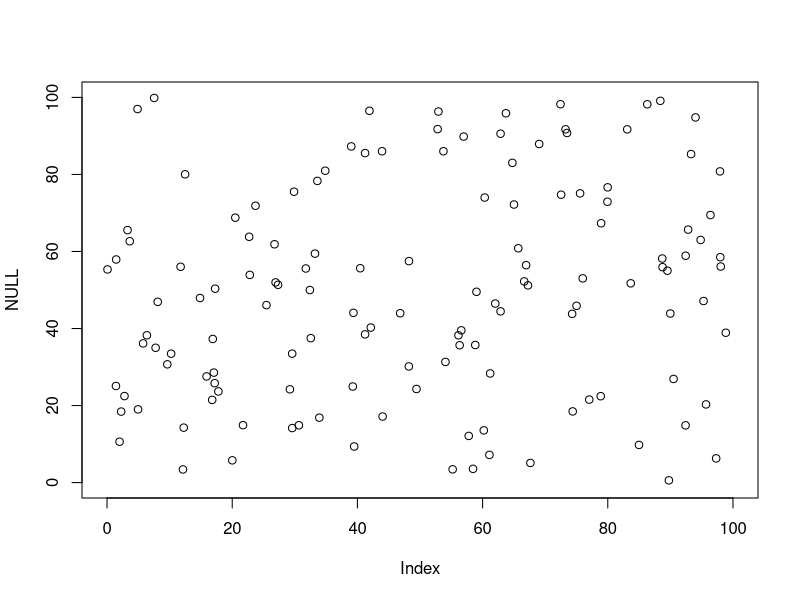

Reproduce this figure in R.


setClass("warehouse", slots=list(s="numeric", S="numeric",coords="list"))
# s = lower bound of stock before restocking
# S = starting supply and amount to restock to

setClass ("customer", slots=list(xcoord="numeric", ycoord="numeric", demand="numeric"))


primaryW = new("warehouse",s=300,S=1000)


generateCustomers=function(){
  customerAmount= rnorm(1,100,100)
  customerList = c()
  for(i in 1:customerAmount){ # generates customers and adds it to a vector of customer objects
    newCust = new("customer", xcoord=runif(1,0,100), ycoord=runif(1,0,100), demand=rpois(1,1))
    customerList = c(customerList, newCust)
  }
  return (customerList)
}

plotCustomers=function(toPlot){
  pdf("hello.pdf")
  plot(NULL, xlim=c(0,100),ylim=c(0,100))

  for (i in 1:length(toPlot)){  # iterates over the customer vector and plots their locations
    points(toPlot[[i]]@xcoord,toPlot[[i]]@ycoord)
  }
}


getCustomers=function(){
  customerList=generateCustomers()
  plotCustomers(customerList)
}


getCustomers()